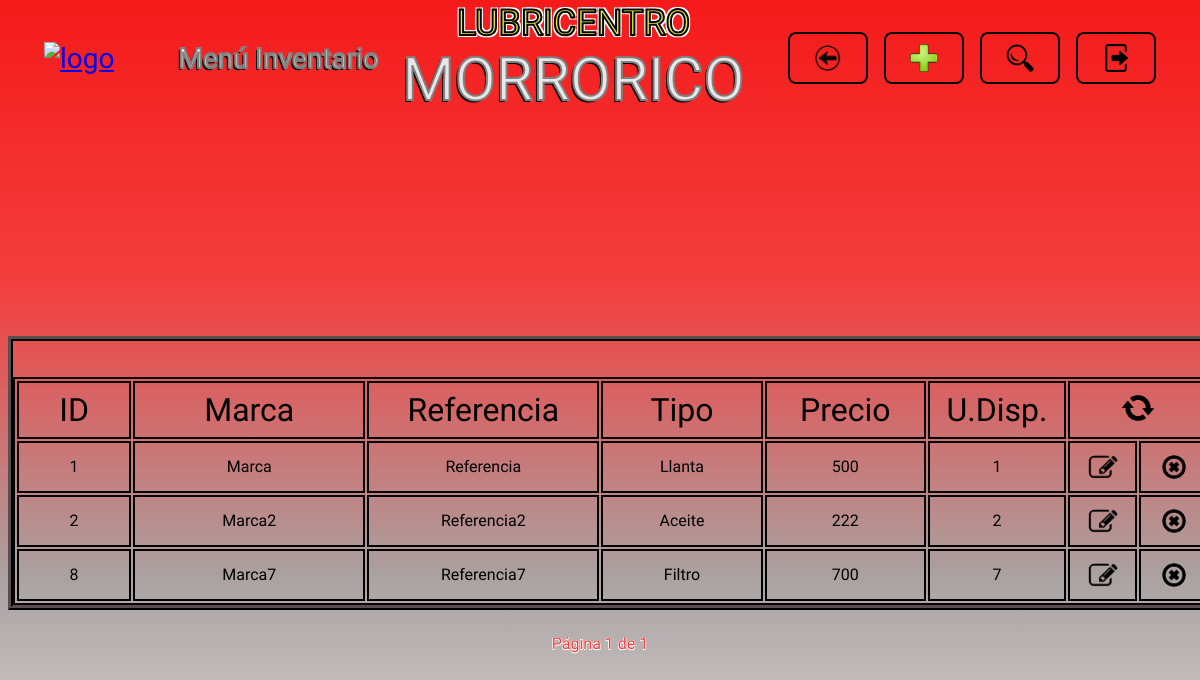
The app's page /inventario/ with its own data.
### inventario/models.py (models this page shows)
class Producto(models.Model):
    OPCIONES_TIPO = [
        ("Llanta", "Llanta"),
        ("Aceite", "Aceite"),
        ("Filtro", "Filtro"),
        ("Grasa", "Grasa")
    ]
    marca = models.CharField(max_length=60,null=False, blank=False)
    referencia = models.CharField(max_length=40, null=False, blank=False)
    tipo_producto = models.CharField(max_length=40, choices=OPCIONES_TIPO, null=False, blank=False)
    precio = models.IntegerField(null=False, blank=False)
    unidades_disponibles = models.IntegerField(null=False, blank=False)

### inventario/views.py (the view)
# urls.py: path('inventario/', include('inventario.urls')),
def inventario(request, productos=None, registrado=False, eliminado=False, actualizado=False, sin_coincidencias=False, campo=None, buscar=None, name_url="inventario"):
    if productos is None:
        productos = Producto.objects.all()
    paginator = Paginator(productos, 20)
    numero_pagina = request.GET.get('pagina')
    try:
        pagina = paginator.page(numero_pagina)
    except PageNotAnInteger:
        pagina = paginator.page(1)
    except EmptyPage:
        pagina = paginator.page(paginator.num_pages)
    return render(request, 'inventario.html', {
        "registrado": registrado,
        "eliminado": eliminado,
        "actualizado": actualizado,
        "sin_coincidencias": sin_coincidencias,
        "buscar": buscar,
        "campo": campo,
        "pagina": pagina,
        "name_url": name_url,
    })

### templates/inventario.html (shortened to what this page needs)
{% extends "layouts/base.html" %}
{% load static %}
{% block nombre_seccion %}
<p class="header__titulo letra_blanca">Menú Inventario</p>
{% endblock nombre_seccion %}
{% block boton_volver %}
<li>
    <a href="{% url "menu_opciones" %}" class="header__boton header__volver">
        <img src="{% static "images/logo_volver.png" %}" alt="volver" class="header__logo_boton">
    </a>
</li>
{% endblock boton_volver %}
{% block boton_registrar %}
<li>
    {% include "layouts/partials/boton_registrar.html" %}
</li>
{% endblock boton_registrar %}
{% block boton_buscar %}
<li>
    {% include "layouts/partials/boton_buscar.html" %}
</li>
{% endblock boton_buscar %}
{% block boton_cerrar_sesion %}
    {% include "layouts/partials/boton_cerrar_sesion.html" %}
{% endblock boton_cerrar_sesion %}
{% block cuerpo_seccion %}
<div class="contenedor tabla_registros">
    <table class="tabla_registros__tabla">
        <tr class="celdas_encabezado">
            <th class="celda tabla_registros__celda_id">ID</th>
            <th class="celda tabla_registros__celda_marca">Marca</th>
            <th class="celda tabla_registros__celda_referencia">Referencia</th>
            <th class="celda tabla_registros__celda_tipo">Tipo</th>
            <th class="celda tabla_registros__celda_precio">Precio</th>
            <th class="celda tabla_registros__celda_unidades_disponibles">U.Disp.</th>
            <th colspan="2" class="celda tabla_registros__celda_recargar"><a href="{% url "inventario" %}"><img src="{% static "images/logo_recargar.png" %}" alt="recargar" class="tabla_registros__recargar"></a></th>
        </tr>
        {% for producto in pagina.object_list %}
        <tr class="celdas_datos">
            <td class="celda tabla_registros__celda_id">{{ producto.id }}</td>
            <td class="celda tabla_registros__celda_marca">{{ producto.marca }}</td>
            <td class="celda tabla_registros__celda_referencia">{{ producto.referencia }}</td>
            <td class="celda tabla_registros__celda_tipo">{{ producto.tipo_producto }}</td>
            <td class="celda tabla_registros__celda_precio">{{ producto.precio }}</td>
            <td class="celda tabla_registros__celda_unidades_disponibles">{{ producto.unidades_disponibles }}</td>
            <td class="celda tabla_registros__celda_editar"><a href="#" data-registro-id={{ producto.id }} data-app-registro="inventario" class="tabla_registros__boton boton_editar"><img src="{% static "images/logo_editar.png" %}" alt="editar" class="tabla_registros__logo_boton tabla_registros__editar"></a></td>
            <td class="celda tabla_registros__celda_eliminar"><a href="#" data-url= {% url "eliminar_producto" producto.id %} data-mensaje= "producto tipo {{ producto.tipo_producto }} de referencia {{ producto.referencia }} con ID {{ producto.id }}" class="tabla_registros__boton boton_eliminar"><img src="{% static "images/logo_eliminar.png" %}" alt="eliminar" class="tabla_registros__logo_boton tabla_registros__eliminar"></a></td>
        </tr>
        {% endfor %}
    </table>
</div>
{% endblock cuerpo_seccion %}
{% block paginacion %}
{% include "layouts/partials/paginacion.html" %}
{% endblock paginacion %}

### static/styles.css (style rules this page uses)
:root { --amarillo: rgb(235, 235, 58); --blanco: rgb(231, 231, 231); --rojo: rgb(243, 63, 63); --gris: rgb(150, 150, 150); --negro: rgb(7, 6, 6); --rojo-gris: linear-gradient(to bottom, rgb(245, 26, 26), rgb(243, 63, 63), rgb(170, 161, 161), rgb(231, 231, 231)); --max-width: 1400px; --header-heigth: 100px; --input-disabled: rgb(231, 231, 231, 0.7); }
* { font-family: "Lilita One", sans-serif; font-weight: 400; font-style: normal; }
body { background: var(--rojo-gris); background-repeat: no-repeat; min-height: 100vh; background-size: cover; }
.contenedor { max-width: var(--max-width); margin: 0 auto; }
.letra_blanca { color: var(--blanco); -webkit-text-stroke: 2px gray; text-shadow: -2px 2px 0 black; }
.header__boton { display: flex; justify-content: center; align-items: center; height: 32px; font-size: 28px; padding: 8px 24px; border: 2px solid var(--negro); border-radius: 8px; text-decoration: none; }
.header__logo_boton { width: 28px; }
.tabla_registros { display: flex; justify-content: center; overflow-x: auto; border: 5px ridge var(--negro); }
.tabla_registros__tabla { border: 2px solid var(--negro); table-layout: fixed; margin-top: 36px; width: 1200px; }
.celdas_encabezado { font-size: 32px; border: 2px solid var(--negro); }
.tabla_registros__celda_id { width: 8%; min-width: 8%; }
.tabla_registros__celda_editar, .tabla_registros__celda_eliminar, .tabla_registros__celda_asignar { width: 5%; min-width: 5%; }
.tabla_registros__celda_marca, .tabla_registros__celda_referencia { width: 18%; min-width: 18%; }
.tabla_registros__celda_tipo, .tabla_registros__celda_precio { width: 12%; min-width: 12%; }
.tabla_registros__celda_unidades_disponibles { width: 10%; min-width: 10%; }
.celda { white-space: nowrap; overflow-x: auto; padding: 8px; border: 2px solid black; }
.celdas_datos { text-align: center; font-size: 16px; }
.tabla_registros__boton { display: inline-block; margin-top: 4px; }
.tabla_registros__logo_boton { display: block; width: 100%; margin: 0; padding: 0; height: 24px; border-radius: 8px; }
.tabla_registros__eliminar { border-radius: 16px; }
.tabla_registros__recargar { width: 32px; border-radius: 50%; }

### records on screen
Producto: id "1", marca "Marca", referencia "Referencia", tipo_producto "Llanta", precio "500", unidades_disponibles "1"
Producto: id "2", marca "Marca2", referencia "Referencia2", tipo_producto "Aceite", precio "222", unidades_disponibles "2"
Producto: id "8", marca "Marca7", referencia "Referencia7", tipo_producto "Filtro", precio "700", unidades_disponibles "7"

### other values on screen
{{ pagina.number }} "1"
{{ pagina.paginator.num_pages }} "1"
